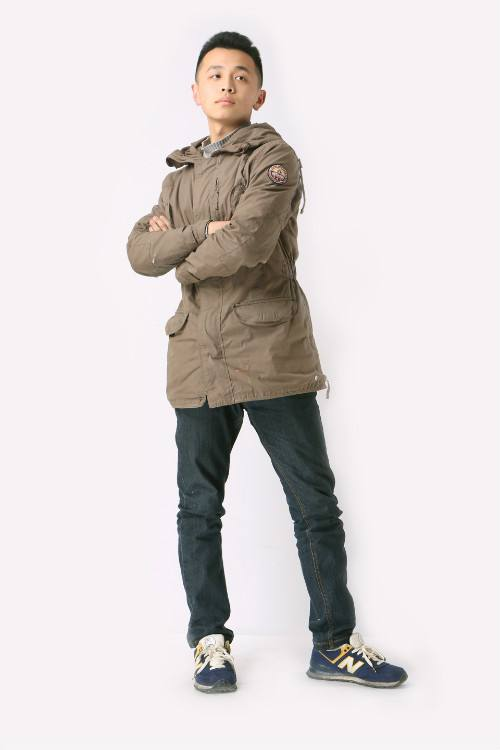
#> input picture 图像尺寸同意预处理算法缺失部分灰色填充/219.jpg, 500 x 750 px
$ python '预处理.py'
#> lines starting #> are read from the running program, lines starting #| are printed output that depends on the picture
from PIL import Image

class image_aspect():

    def __init__(self, image_file, aspect_width, aspect_height):
#> called with image_file = '219.jpg', aspect_width = 500, aspect_height = 500
        self.img = Image.open(image_file)  # 打开图片
#> self.img is the input picture: PIL image 500x750 RGB; mean R, G, B 219.5, 213.3, 212.7
        self.aspect_width = aspect_width  # 目标宽度
        self.aspect_height = aspect_height  # 目标高度
        self.result_image = None

    def change_aspect_rate(self):
        img_width = self.img.size[0]  # 读取图像宽度
#> img_width = 500
        img_height = self.img.size[1]  # 读取图像高度
#> img_height = 750

        if (img_width / img_height) > (self.aspect_width / self.aspect_height):
            rate = self.aspect_width / img_width
        else:
            rate = self.aspect_height / img_height
#> rate = 0.667

        rate = round(rate, 1)
#> rate = 0.7
        print(rate)
#| 0.7
        self.img = self.img.resize((int(img_width * rate), int(img_height * rate)))  # 对图像进行resize操作
#> self.img: PIL image 350x525 RGB
        return self

    def past_background(self):
        self.result_image = Image.new("RGB", [self.aspect_width, self.aspect_height], (127, 127, 127, 255)) # 生成一张目标大小的灰色图像，指定填充颜色
#> self.result_image: PIL image 500x500 RGB; every value is 127
        self.result_image.paste(self.img, (int((self.aspect_width - self.img.size[0]) / 2), int((self.aspect_height - self.img.size[1]) / 2)))  # 将图像粘贴在中央
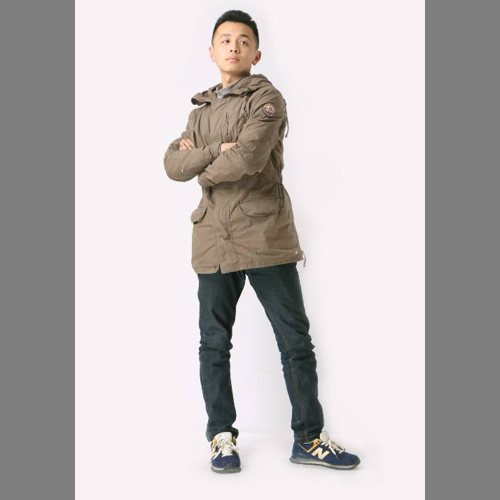
#> self.result_image: PIL image 500x500 RGB; mean R, G, B 190.8, 186.4, 185.9
        return self

    def save_result(self, file_name):
        self.result_image.save(file_name)  # 保存图像


if __name__ == "__main__":
    filename="219.jpg"
    image_aspect(filename, 500, 500).change_aspect_rate().past_background().save_result(filename+"-resize.jpg")

$ run again, with 图像尺寸同意预处理算法缺失部分灰色填充/210.jpg copied over 图像尺寸同意预处理算法缺失部分灰色填充/219.jpg
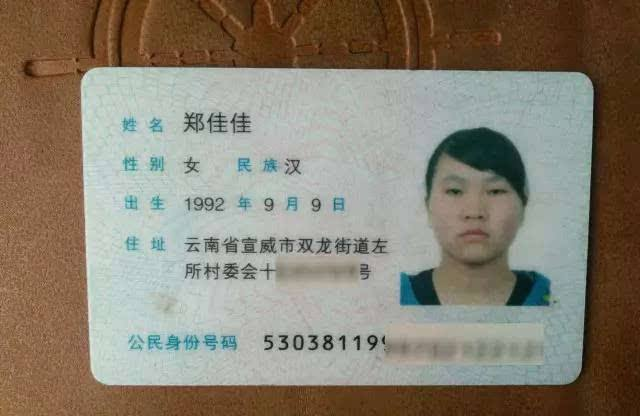
#> input picture 图像尺寸同意预处理算法缺失部分灰色填充/210.jpg, 640 x 416 px
#> in __init__, self.img is the input picture: PIL image 640x416 RGB; mean R, G, B 135.7, 127.9, 113.4
#| 0.8
#> self.img: PIL image 512x332 RGB
#> in past_background, `self.result_image.paste(self.img, (int((self.aspect_width - self.img.s..`:
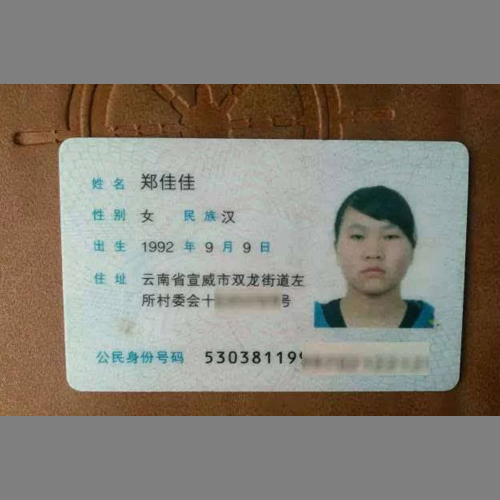
#> self.result_image: PIL image 500x500 RGB; mean R, G, B 133.2, 128.5, 119.1
